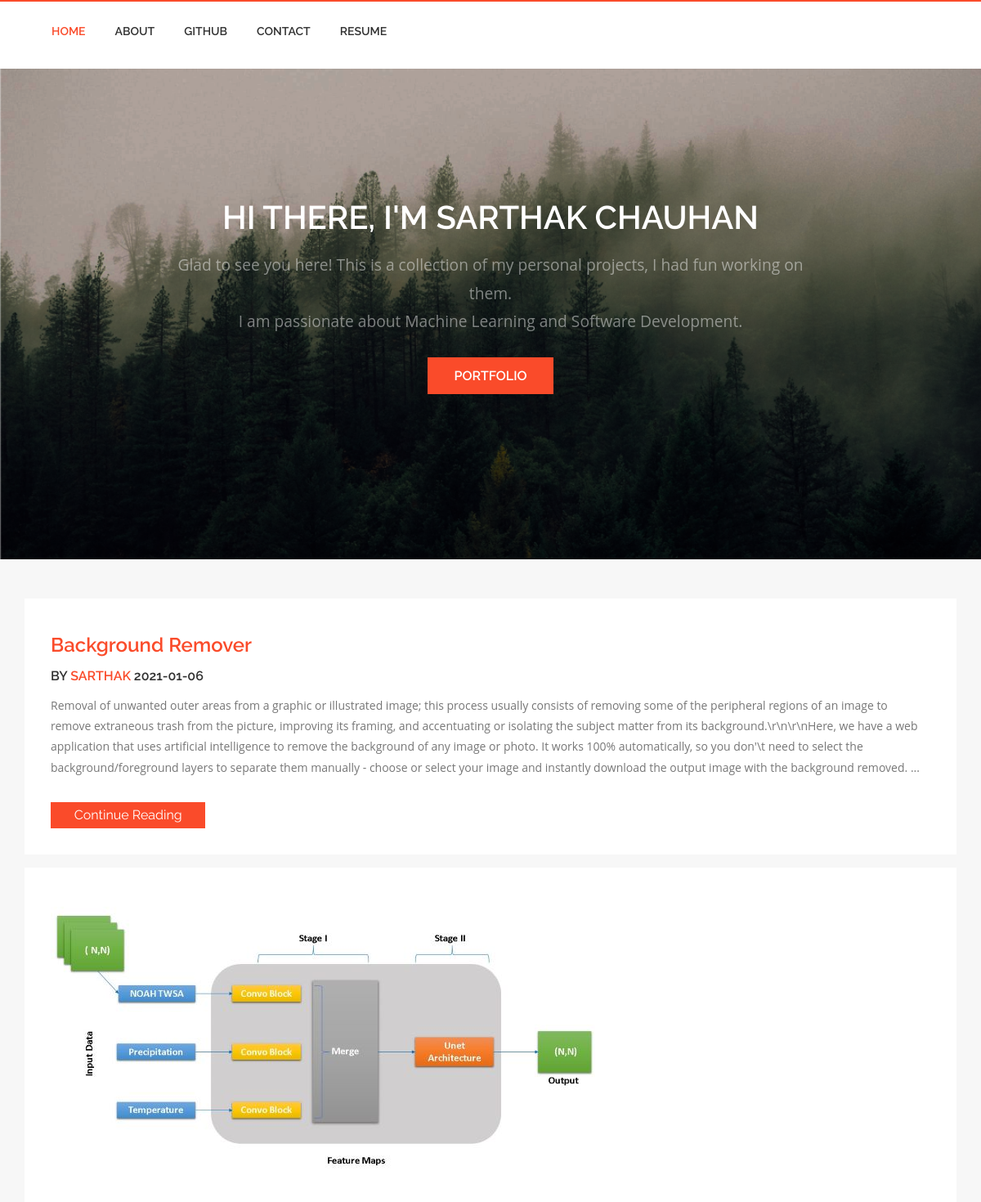
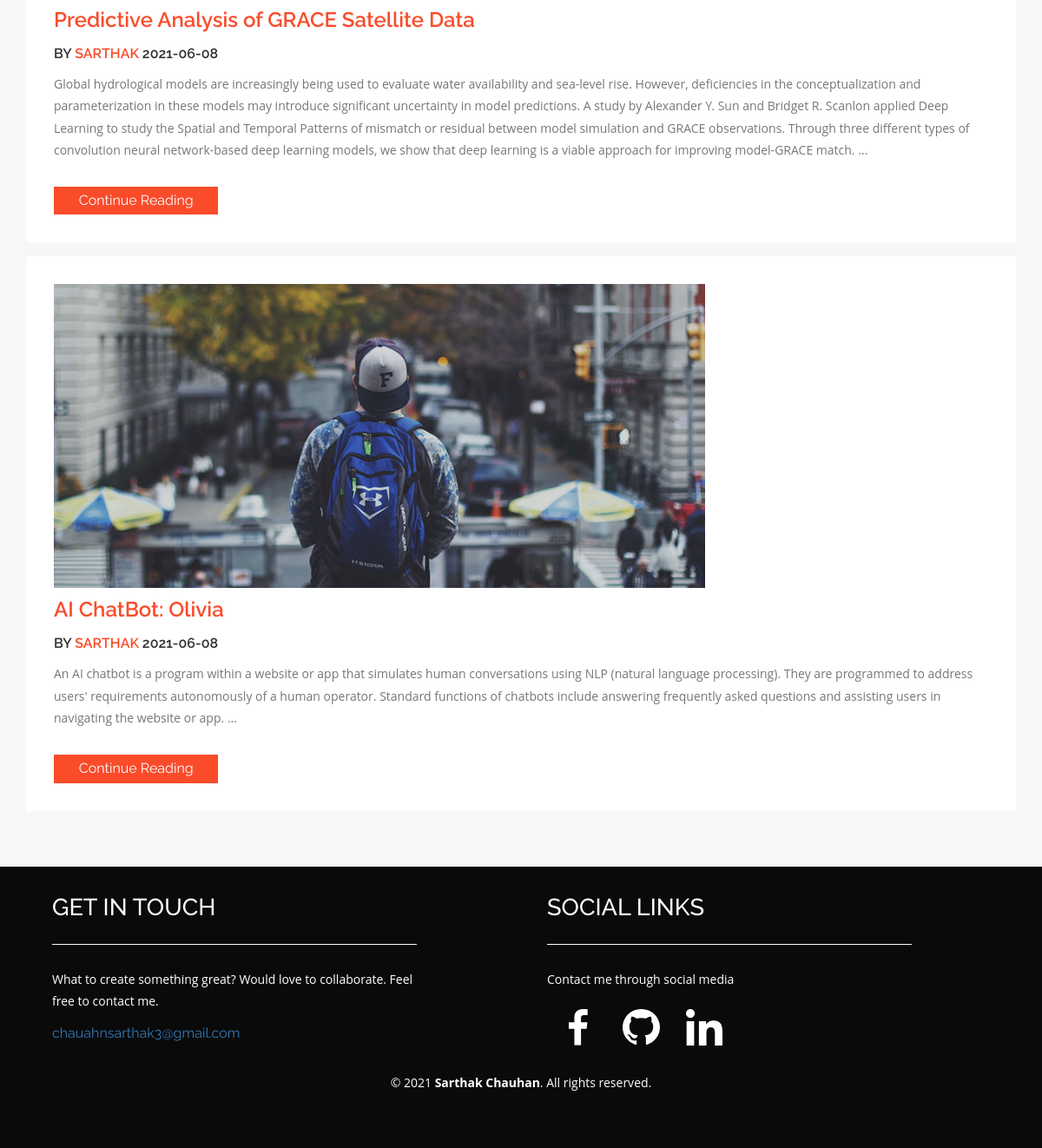
The page / on the database its author committed (2 pictures, top to bottom).
### app.py (models this page shows)
class Posts(db.Model):
    sno= db.Column(db.Integer, primary_key=True)
    title= db.Column(db.String(80), unique=False, nullable=False)
    slug= db.Column(db.String(120), unique=False, nullable=True)
    image_file= db.Column(db.String(30), unique=False, nullable=True)
    content= db.Column(db.String(1000), unique=False, nullable=True)
    date= db.Column(db.String(12), unique=False, nullable=True)
    html_file= db.Column(db.String(120), unique=False, nullable=True)

### app.py (the view)
@app.route('/')
def home():
    posts=Posts.query.filter_by().all()[0:params['posts_in_homepage']]
    return render_template('home.html', params=params, posts=posts)

### templates/home.html (shortened to what this page needs)
<!DOCTYPE HTML>
<html>
<head>
<link href="{{ url_for('static', filename='css/bootstrap.css') }}" rel='stylesheet' type='text/css' />
<link href="{{ url_for('static', filename='css/style.css') }}" rel='stylesheet' type='text/css' />
<link href="{{ url_for('static', filename='css/animate.min.css') }}" rel="stylesheet">
</head>
<body>
<div class="header" id="ban">
	<div class="container">
		<div class="header_right wow fadeInLeft animated animated" data-wow-delay=".5s" style="visibility: visible; animation-delay: 0.5s; animation-name: fadeInLeft;">
			<nav class="navbar navbar-default">
			<div class="collapse navbar-collapse nav-wil" id="bs-example-navbar-collapse-1">
				<nav class="link-effect-7" id="link-effect-7">
					<ul class="nav navbar-nav">
						<li class="active act"><a href="/"> Home </a></li>
						<li><a href="/about"> About </a></li>
						<li><a href="https://github.com/Sar1hak" target="_blank"> Github </a></li>
						<li><a href="/contact"> Contact </a></li>
						<li><a href="{{ url_for('static', filename= 'images/resume.pdf') }}" target="_blank"> Resume </a></li>
					</ul>
				</nav>
			</div>
		    </nav>
		</div>
		<div class="clearfix"> </div>
	</div>
</div>
<div class="banner">
    <div class="container">
		<h2>HI THERE, I'M SARTHAK CHAUHAN </h2>
		<p>Glad to see you here! This is a collection of my personal projects, I had fun working on them.
			<br>
			I am passionate about Machine Learning and Software Development.
		</p>
		<a href="singlepage.html">PORTFOLIO</a>
	</div>
</div>
<div class="technology">
	<div class="container">
{% for post in posts %}
    <div class="tc-ch wow fadeInDown"  data-wow-duration=".8s" data-wow-delay=".2s">
    	<div class="tch-img">
			{% set image_name ='images/'+post.image_file%}
       		<a href="/post/{{post.slug}}" class="wow fadeInUp animated animated" data-wow-delay=".5s" style="visibility: visible; animation-delay: 0.5s; animation-name: fadeInUp;">
				<img src="{{ url_for('static', filename=image_name) }}" class="img-responsive zoom-img" alt="">
			</a>
    	</div>
    	<h3><a href="/post/{{post.slug}}">{{post.title}}</a></h3>
    	<h6>BY <a href="/post/{{post.slug}}">SARTHAK  </a>{{post.date}}</h6>
    	<p>{{post.content}} ...</p>
    	<div class="bht1">
        	<a href="/post/{{post.slug}}">Continue Reading</a>
    	</div>
    	<div class="clearfix"></div>
	</div>
{% endfor %}
	</div>
</div>
<div class="footer">
	<div class="copyright wow fadeInDown"  data-wow-duration=".8s" data-wow-delay=".2s">
		<div class="container">
			<div class="col-lg-6 text-left" >
				<div class="col-md-10 footer-left wow fadeInDown"  data-wow-duration=".8s" data-wow-delay=".2s">
					<h4>GET IN TOUCH</h4>
					<p>What to create something great? Would love to collaborate. Feel free to contact me.</p>
					<a href="mailto:chauahnsarthak3@gmail.com">chauahnsarthak3@gmail.com</a>
				</div>
				<div class="clearfix"></div>
			</div>
			<div class="col-lg-6 text-left" >
				<div class="col-md-10 footer-left wow fadeInDown"  data-wow-duration=".8s" data-wow-delay=".2s">
					<h4>SOCIAL LINKS</h4>
					<p>Contact me through social media </p>
					<div class="nav navbar-nav navbar-right social-icons wow fadeInRight animated animated" data-wow-delay=".5s" style="visibility: visible; animation-delay: 0.5s; animation-name: fadeInRight;">
						<div class="col-lg-2 col-md-2 col-sm-2 col-xs-2">
							<div id="Facebook">
								<a href="https://www.behance.net/mayansach1206"> <img src="{{ url_for('static', filename='images/facebook.svg') }}" alt="photo" id="Behance" width="100%"> </a>
							</div>
						</div>
						<div class="col-lg-2 col-md-2 col-sm-2 col-xs-2">
							<div id="Github">
								<a href="https://github.com/Sar1hak"> <img src="{{ url_for('static', filename='images/Github.svg') }}" alt="photo" id="Dribbble" width="100%"> </a>
							</div>
						</div>
						<div class="col-lg-2 col-md-2 col-sm-2 col-xs-2">
							<div id="Linkedin">
								<a href="https://www.linkedin.com/in/sarthak-chauhan-3a8776149/"> <img src="{{ url_for('static', filename='images/linkedin.svg') }}" alt="photo" id="Medium" width="100%"> </a>
							</div>
						</div>
					</div>
				</div>
			</div>
		</div>
		<div class="copyright">
			<div class="container">
				<p>© 2021 <a href="/about">Sarthak Chauhan</a>. All rights reserved.</p>
			</div>
	    </div>
	</div>
</div>
</body>
</html>

### static/css/style.css (style rules this page uses)
html, body { font-family: 'Raleway', sans-serif; font-size: 100%; background: #f7f7f7; }
body a,.grid_1,plan_1,plan_1.one,plan_1.two,i.icon1, i.icon2, i.icon3, i.icon4, i.icon5, i.icon6 { transition:0.5s all; -webkit-transition:0.5s all; -moz-transition:0.5s all; -o-transition:0.5s all; -ms-transition:0.5s all; }
h1,h2,h3,h4,h5,h6 { margin:0; font-family: 'Raleway', sans-serif; }
p { margin:0; font-family: 'Open Sans', sans-serif; }
ul { margin:0; padding:0; }
.header { background: #FFF; padding: 1em 0; box-shadow: 0px 1px 9px 1px #cfcfcf; border-top: 2px solid #fa4b2a; }
.navbar-right { float: left !important; margin-right: -15px; }
.social-icons { margin-top: 0.5em; }
.header_right { float: left; margin-left: 0em; margin-right: 3em; }
.navbar { margin-bottom: 0; }
.navbar-default { background: none; border: none; }
.navbar-default .navbar-nav > li > a { color: #303030; }
.navbar-nav > li > a { font-size: 14px; padding: 10px 18px; text-transform: uppercase; font-family: 'Raleway', sans-serif; font-weight: 600; }
.navbar-default .navbar-nav > .active > a, .navbar-default .navbar-nav > .active > a:hover, .navbar-default .navbar-nav > .active > a:focus { color: #fa4b2a; background: none; }
.navbar-default .navbar-nav > .active > a:before { color:#fa4b2a; }
.link-effect-7 { -moz-perspective: 900px; -webkit-perspective: 900px; perspective: 900px; }
.link-effect-7 a { color: rgba(0, 0, 0, 0.4); text-shadow: none; margin: 0; -moz-transition: 0.3s; -o-transition: 0.3s; -webkit-transition: 0.3s; transition: 0.3s; }
.link-effect-7 a::before { color: white; content: attr(data-hover); position: absolute; -moz-transition: 0.3s; -o-transition: 0.3s; -webkit-transition: 0.3s; transition: 0.3s; -moz-transform-origin: 50% 0 50%; -ms-transform-origin: 50% 0 50%; -webkit-transform-origin: 50% 0 50%; transform-origin: 50% 0 50%; -moz-transform-style: preserve-3d; -webkit-transform-style: preserve-3d; transform-style: preserve-3d; }
.banner { background: url(../images/banner-1.png) no-repeat 0px 0px; background-size:cover; -webkit-background-size: cover; -o-background-size: cover; -ms-background-size: cover; -moz-background-size: cover; min-height: 600px; }
.banner a { font-size: 1em; color: #fff; font-weight: 600; padding: 0.8em 2em; background:#fa4b2a; }
.banner h2 { font-size:2.5em; font-weight: 600; color: #fff; }
.banner { padding: 10em 0 0; text-align: center; }
.banner p { font-size: 1.2em; color: rgba(255, 255, 255, 0.46); font-weight: 400; line-height: 1.8em; margin: 1em auto 2em; width: 70%; }
.tc-ch h3 a,.wthree h3 a { color: #fa4b2a; font-weight: 600; }
.tc-ch p,.wthree p { color: #777; font-size: 0.875em; line-height: 1.8em; margin: 1em 0; }
.tc-ch h3,.wthree h3 { margin: 0.5em 0 0; font-size:1.5em; }
.tc-ch { background: #fff; padding: 2em 2em; margin-bottom: 1em; }
.bht1 a { background: #fa4b2a; padding: 0.3em 1.8em; display:inline-block; color: #fff; }
.bht1 { float: left; padding-top: 1em; }
.tc-ch h6,.wthree h6 { font-size: 1em; color: #303030; font-weight: 600; margin-top: 1em; }
.tc-ch h6 a,.wthree h6 a { color: #fa4b2a; }
.footer { background: #0a0a0a; padding: 1em 0; margin-top: 3em; }
.footer p { font-size: 0.875em; color: #fff; margin: 1em 0; line-height: 1.8em; }
.footer h4 { font-size: 1.7em; color: #fff; border-bottom: 1px solid #fff; margin-bottom: 1em; padding-bottom: 1em; }
.copyright { background:#0a0a0a; padding: 1em 0; text-align: center; }
.copyright p { font-size: 0.875em; color: #ffffff; line-height: 1.8em; }
.copyright p a { color: #ffffff; font-weight:700; }
.technology { margin-top: 3em; }
img.zoom-img { transform: scale(1, 1); -webkit-transform: scale(1, 1); -moz-transform: scale(1, 1); -ms-transform: scale(1, 1); -o-transform: scale(1, 1); transition-timing-function: ease-out; -webkit-transition-timing-function: ease-out; -moz-transition-timing-function: ease-out; -ms-transition-timing-function: ease-out; -o-transition-timing-function: ease-out; -webkit-transition-duration: .5s; -moz-transition-duration: .5s; -ms-transition-duration: .5s; -o-transition-duration: .5s; }

### rows shown on the page
Posts: title "Background Remover", date "2021-01-06", content "Removal of unwanted outer areas from a graphic or illustrated image; this process usually consists of removing some of the peripheral regions of an image to remove extraneous trash from the picture, improving its framing, and accentuating or isolating the subject matter from its background.\\r\\n\\r\\nHere, we have a web application that uses artificial intelligence to remove the background of any image or photo. It works 100% automatically, so you don'\\t need to select the background/foreground layers to separate them manually - choose or select your image and instantly download the output image with the background removed."
Posts: shows a picture, title "Predictive Analysis of GRACE Satellite Data", date "2021-06-08", content "Global hydrological models are increasingly being used to evaluate water availability and sea-level rise. However, deficiencies in the conceptualization and parameterization in these models may introduce significant uncertainty in model predictions. A study by Alexander Y. Sun and Bridget R. Scanlon applied Deep Learning to study the Spatial and Temporal Patterns of mismatch or residual between model simulation and GRACE observations. Through three different types of convolution neural network-based deep learning models, we show that deep learning is a viable approach for improving model-GRACE match."
Posts: shows a picture, title "AI ChatBot: Olivia", date "2021-06-08", content "An AI chatbot is a program within a website or app that simulates human conversations using NLP (natural language processing). They are programmed to address users' requirements autonomously of a human operator. Standard functions of chatbots include answering frequently asked questions and assisting users in navigating the website or app."
